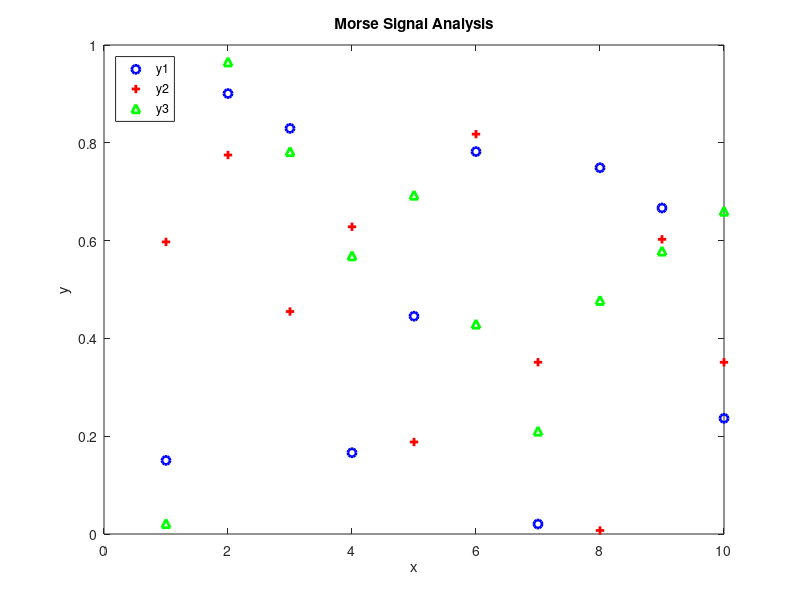

Recreate this plot in MATLAB.
%%
 % Sine & Cosine Plots
 % 
 % Josh Kaplan 
 % November 4, 2014
 % 
 % Demonstrates a plotting multiple lines in one figure.
 % Includes more examples of formatting,labels, and legend.
%%

% Generate random data
x = transpose(1:10);
y1 = rand(10,1);
y2 = rand(10,1);
y3 = rand(10,1);

% begin the figure
figure

% plot the first set of data
% using options 'bo' (blue circles) 
plot(x, y1, 'bo', 'LineWidth', 2)

% tell MATLAB/Octave to continue on same plot
hold on

% plot second set of data
% using options 'r+' (red plus signs)
plot(x, y2, 'r+', 'LineWidth', 2)

% plot the third set of data
% using options 'g^' (green triangles)
plot(x, y3, 'g^', 'LineWidth', 2)

% Add title and axis labels
title('Morse Signal Analysis')
xlabel('x')
ylabel('y')

% Add a legend
legend({'y1', 'y2', 'y3'},'Location', 'NorthWest')
    